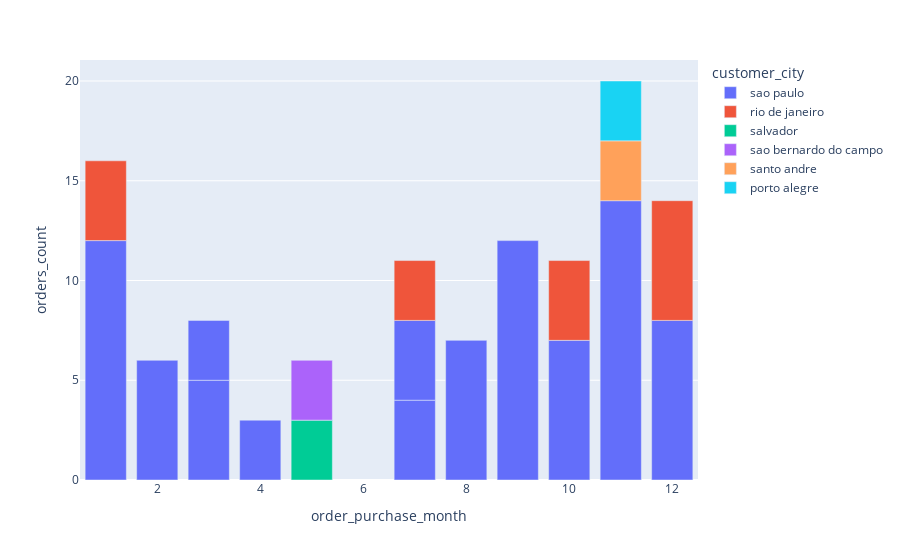

The notebook cell this image was saved under:
### Code cell
unavailable_orders_per_month_and_city_plot = px \
.bar(unavailable_orders_per_month_and_city, x='order_purchase_month', y='orders_count', color='customer_city')
unavailable_orders_per_month_and_city_plot

### Figure 1 — Plotly figure (JSON) as saved in the notebook; plotly's stock layout.template omitted (floating-point values rounded to 4 significant figures)
{"data": [{"alignmentgroup": "True", "hovertemplate": "customer_city=sao paulo<br>order_purchase_month=%{x}<br>orders_count=%{y}<extra></extra>", "legendgroup": "sao paulo", "marker": {"color": "#636efa", "pattern": {"shape": ""}}, "name": "sao paulo", "offsetgroup": "sao paulo", "orientation": "v", "showlegend": true, "textposition": "auto", "type": "bar", "x": [11, 9, 1, 12, 8, 10, 2, 3, 7, 7, 3, 4], "xaxis": "x", "y": [14, 12, 12, 8, 7, 7, 6, 5, 4, 4, 3, 3], "yaxis": "y"}, {"alignmentgroup": "True", "hovertemplate": "customer_city=rio de janeiro<br>order_purchase_month=%{x}<br>orders_count=%{y}<extra></extra>", "legendgroup": "rio de janeiro", "marker": {"color": "#EF553B", "pattern": {"shape": ""}}, "name": "rio de janeiro", "offsetgroup": "rio de janeiro", "orientation": "v", "showlegend": true, "textposition": "auto", "type": "bar", "x": [12, 10, 1, 7], "xaxis": "x", "y": [6, 4, 4, 3], "yaxis": "y"}, {"alignmentgroup": "True", "hovertemplate": "customer_city=salvador<br>order_purchase_month=%{x}<br>orders_count=%{y}<extra></extra>", "legendgroup": "salvador", "marker": {"color": "#00cc96", "pattern": {"shape": ""}}, "name": "salvador", "offsetgroup": "salvador", "orientation": "v", "showlegend": true, "textposition": "auto", "type": "bar", "x": [5], "xaxis": "x", "y": [3], "yaxis": "y"}, {"alignmentgroup": "True", "hovertemplate": "customer_city=sao bernardo do campo<br>order_purchase_month=%{x}<br>orders_count=%{y}<extra></extra>", "legendgroup": "sao bernardo do campo", "marker": {"color": "#ab63fa", "pattern": {"shape": ""}}, "name": "sao bernardo do campo", "offsetgroup": "sao bernardo do campo", "orientation": "v", "showlegend": true, "textposition": "auto", "type": "bar", "x": [5], "xaxis": "x", "y": [3], "yaxis": "y"}, {"alignmentgroup": "True", "hovertemplate": "customer_city=santo andre<br>order_purchase_month=%{x}<br>orders_count=%{y}<extra></extra>", "legendgroup": "santo andre", "marker": {"color": "#FFA15A", "pattern": {"shape": ""}}, "name": "santo andre", "offsetgroup": "santo andre", "orientation": "v", "showlegend": true, "textposition": "auto", "type": "bar", "x": [11], "xaxis": "x", "y": [3], "yaxis": "y"}, {"alignmentgroup": "True", "hovertemplate": "customer_city=porto alegre<br>order_purchase_month=%{x}<br>orders_count=%{y}<extra></extra>", "legendgroup": "porto alegre", "marker": {"color": "#19d3f3", "pattern": {"shape": ""}}, "name": "porto alegre", "offsetgroup": "porto alegre", "orientation": "v", "showlegend": true, "textposition": "auto", "type": "bar", "x": [11], "xaxis": "x", "y": [3], "yaxis": "y"}], "layout": {"barmode": "relative", "legend": {"title": {"text": "customer_city"}, "tracegroupgap": 0}, "margin": {"t": 60}, "xaxis": {"anchor": "y", "domain": [0, 1], "title": {"text": "order_purchase_month"}}, "yaxis": {"anchor": "x", "domain": [0, 1], "title": {"text": "orders_count"}}}}
